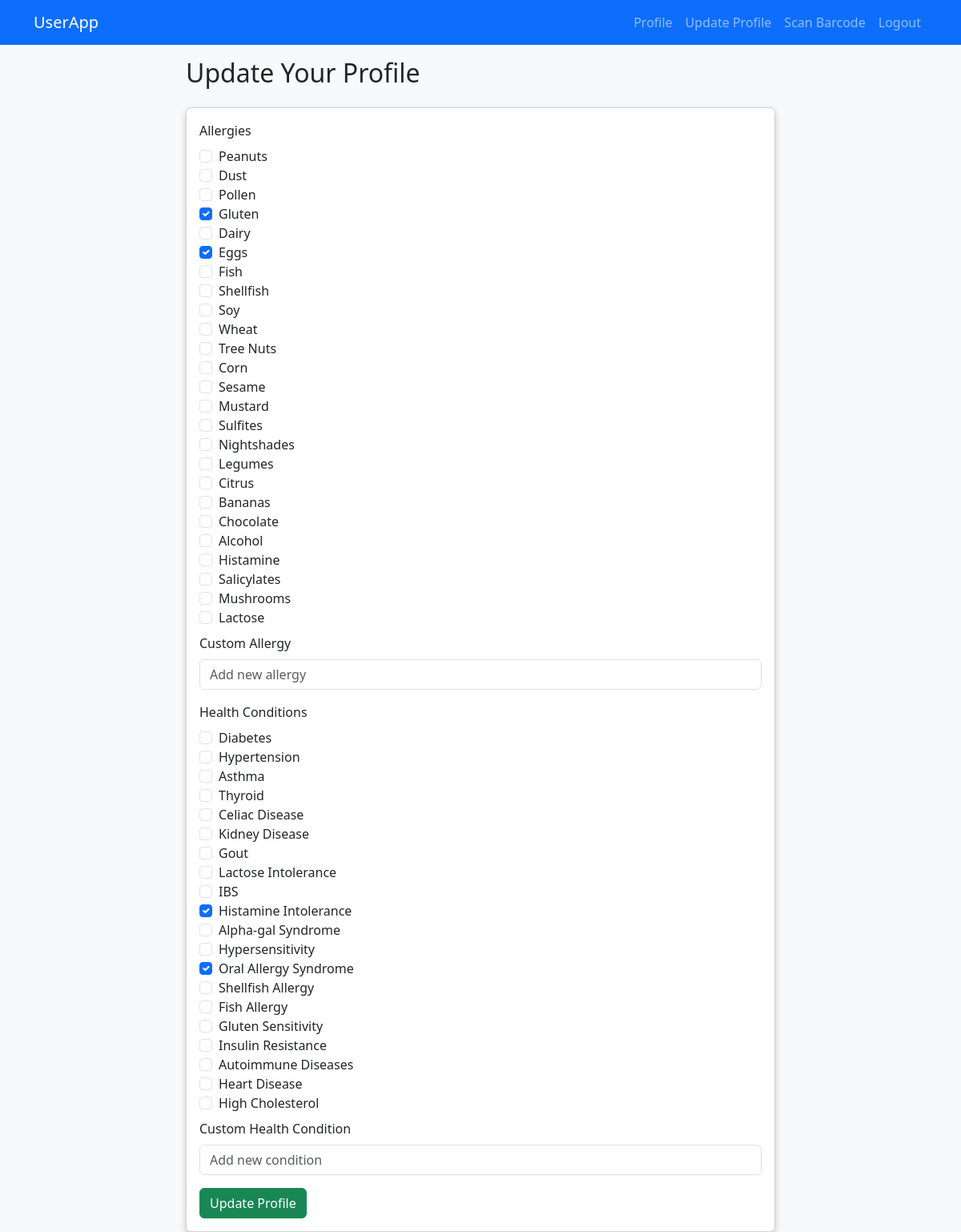
The page /update_profile_page (signed in) on the database its author committed.
### main.py (models this page shows)
class User(db.Model):
    id = db.Column(db.Integer, primary_key=True)
    username = db.Column(db.String(120), unique=True, nullable=False)  # <-- ADDED
    name = db.Column(db.String(120), nullable=False)
    mobile = db.Column(db.String(20), unique=True, nullable=False)
    age = db.Column(db.Integer, nullable=False)
    allergies = db.Column(db.String(255), default="")
    health_conditions = db.Column(db.String(255), default="")

### main.py (the view, shortened to what this page needs)
@app.route('/update_profile_page', methods=['GET', 'POST'])
def update_profile_page():
    try:
        mobile = session.get('mobile')
        if not mobile:
            flash("Unauthorized access. Please log in.", "danger")
            return redirect(url_for('login_page'))
        user = User.query.filter_by(mobile=mobile).first()
        if not user:
            flash("User not found.", "danger")
            return redirect(url_for('login_page'))
        return render_template(
            'update_profile.html',
            user=user,
            suggested_allergies=SUGGESTED_ALLERGIES,
            suggested_health=SUGGESTED_HEALTH_CONDITIONS
        )
    except Exception as e:
        flash(f"An unexpected error occurred: {str(e)}", "danger")
        return redirect(url_for('login_page'))

### templates/update_profile.html
{% extends "base.html" %}
{% block content %}
<div class="row justify-content-center">
    <div class="col-md-8">
        <h2 class="mb-4">Update Your Profile</h2>
        <div class="card">
            <div class="card-body">
                <form method="POST" action="{{ url_for('update_profile_page') }}">
                    <div class="mb-3">
                        <label class="form-label">Allergies</label>
                        <div class="form-check">
                            {% for allergy in suggested_allergies %}
                                <input class="form-check-input" type="checkbox" name="allergies" value="{{ allergy }}"
                                {% if allergy in user.allergies.split(', ') %}checked{% endif %}>
                                <label class="form-check-label">{{ allergy }}</label><br>
                            {% endfor %}
                        </div>
                        <div class="mt-2">
                            <label for="custom_allergy" class="form-label">Custom Allergy</label>
                            <input type="text" class="form-control" id="custom_allergy" name="custom_allergy" placeholder="Add new allergy">
                        </div>
                    </div>
                    <div class="mb-3">
                        <label class="form-label">Health Conditions</label>
                        <div class="form-check">
                            {% for condition in suggested_health %}
                                <input class="form-check-input" type="checkbox" name="health_conditions" value="{{ condition }}"
                                {% if condition in user.health_conditions.split(', ') %}checked{% endif %}>
                                <label class="form-check-label">{{ condition }}</label><br>
                            {% endfor %}
                        </div>
                        <div class="mt-2">
                            <label for="custom_health" class="form-label">Custom Health Condition</label>
                            <input type="text" class="form-control" id="custom_health" name="custom_health" placeholder="Add new condition">
                        </div>
                    </div>
                    <button type="submit" class="btn btn-success">Update Profile</button>
                </form>
            </div>
        </div>
    </div>
</div>
{% endblock %}

### static/css/styles.css (style rules this page uses)
body { background-color: #f8f9fa; }
.card { box-shadow: 0 4px 8px rgba(0, 0, 0, 0.2); }

### rows shown on the page
User: allergies "☑" "☑", health_conditions "☑" "☑"

### other values the page prints
{{ allergy }} "Peanuts" "Dust" "Pollen" "Gluten" "Dairy" "Eggs" "Fish" "Shellfish" "Soy" "Wheat" "Tree Nuts" "Corn" "Sesame" "Mustard" "Sulfites" "Nightshades" "Legumes" "Citrus" "Bananas" "Chocolate" "Alcohol" "Histamine" "Salicylates" "Mushrooms" "Lactose"
{{ condition }} "Diabetes" "Hypertension" "Asthma" "Thyroid" "Celiac Disease" "Kidney Disease" "Gout" "Lactose Intolerance" "IBS" "Histamine Intolerance" "Alpha-gal Syndrome" "Hypersensitivity" "Oral Allergy Syndrome" "Shellfish Allergy" "Fish Allergy" "Gluten Sensitivity" "Insulin Resistance" "Autoimmune Diseases" "Heart Disease" "High Cholesterol"
